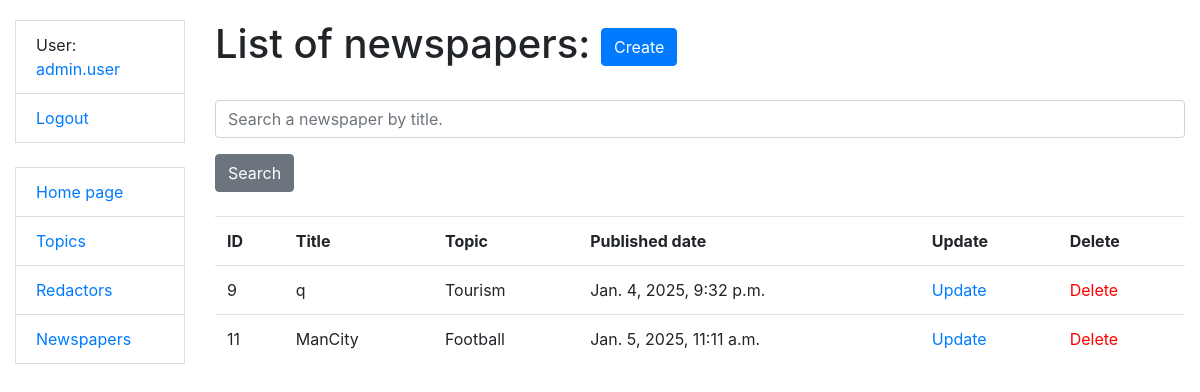
The app's page /newspapers/ (signed in) with its own data.
### catalog/models.py (models this page shows, shortened)
class Redactor(AbstractUser):
    years_of_experience = models.IntegerField(null=True, blank=True)
    def get_absolute_url(self):
        return reverse("catalog:redactor-detail", kwargs={"pk": self.pk})

class Newspaper(models.Model):
    title = models.CharField(max_length=100)
    content = models.TextField()
    published_date = models.DateTimeField()
    topic = models.ForeignKey(Topic, on_delete=models.CASCADE)
    publishers = models.ManyToManyField(Redactor)

class Topic(models.Model):
    name = models.CharField(max_length=100)
    def __str__(self):
        return self.name

### catalog/views.py (the view)
# urls.py: path('newspapers/', NewspaperListView.as_view(), name='newspaper-list'),
class NewspaperListView(LoginRequiredMixin, generic.ListView):
    model = Newspaper
    paginate_by = 5
    queryset = Newspaper.objects.select_related('topic')
    def get_context_data(self, *, object_list=None, **kwargs):
        context = super(NewspaperListView, self).get_context_data(**kwargs)
        name = self.request.GET.get("name")
        context["search_form"] = NewspaperSearchForm(
            initial={
                "name": name
            }
        )
        return context
    def get_queryset(self):
        form = NewspaperSearchForm(self.request.GET)
        if form.is_valid():
            return self.queryset.filter(
                topic__newspaper__title__icontains=form.cleaned_data["title"]
            )
        return self.queryset

### catalog/forms.py
class NewspaperSearchForm(forms.Form):
    title = forms.CharField(
        max_length=255,
        required=False,
        label="",
        widget=forms.TextInput(
            attrs={
                "placeholder": "Search a newspaper by title."
            }
        )
    )

### catalog/context_processor.py (called while the page is built)
def cfg_assets_root(request):
    return {'ASSETS_ROOT': settings.ASSETS_ROOT}

### templates/catalog/newspaper_list.html
{% extends "base.html" %}
{% load crispy_forms_filters %}
{% block content %}
  <h1>
    List of newspapers:
    <a href="{% url 'catalog:newspaper-create' %}" class="btn btn-primary link-to-page">
      Create
    </a>
  </h1>
  <br>
  <form action="" method="get">
    {{ search_form|crispy }}
    <input type="submit" value="Search" class="btn btn-secondary">
  </form>
  <br>
  {% if newspaper_list %}
  	<table class="table">
    <tr>
      <th>ID</th>
      <th>Title</th>
      <th>Topic</th>
      <th>Published date</th>
      <th>Update</th>
      <th>Delete</th>
    </tr>
    {% for newspaper in newspaper_list %}
      <tr>
        <td>{{ newspaper.id }}</td>
        <td>{{ newspaper.title }}</td>
        <td>{{ newspaper.topic }}</td>
        <td>{{ newspaper.published_date }}</td>
        <td>
          <a href="{% url 'catalog:newspaper-update' pk=newspaper.id %}">
            Update
          </a>
        </td>
        <td>
          <a style="color: red"
              href="{% url 'catalog:newspaper-delete' pk=newspaper.id %}">
            Delete
          </a>
        </td>
      </tr>
    {% endfor %}
    </table>
    {% else %}
      <p>No newspapers found.</p>
    {% endif %}
{% endblock %}

### templates/includes/sidebar.html
<ul class="sidebar-nav" list-group>
  {% if user.is_authenticated %}
    <li class="list-group-item">User: <a href="{{ user.get_absolute_url }}">{{ user.get_username }}</a></li>
    <li class="list-group-item"><a href="{% url 'logout' %}?next={{ request.path }}">Logout</a></li>
  {% else %}
  <li class="list-group-item"><a href="{% url 'login' %}?next={{ request.path }}">Login</a></li>
  {% endif %}
  <br>
  <li class="list-group-item">
    <a href="{% url 'catalog:index' %}">Home page</a>
  </li>
  <li class="list-group-item">
    <a href="{% url 'catalog:topic-list' %}">Topics</a>
  </li>
  <li class="list-group-item">
    <a href="{% url 'catalog:redactor-list' %}">Redactors</a>
  </li>
  <li class="list-group-item">
    <a href="{% url 'catalog:newspaper-list' %}">Newspapers</a>
  </li>
</ul>

### static/css/styles.css (style rules this page uses)
body { margin-top: 20px; }
.sidebar-nav { padding: 0; list-style: None; }

### records on screen
Redactor: get_username "admin.user"
Newspaper: id "9", title "q", topic "Tourism", published_date "Jan. 4, 2025, 9:32 p.m."
Newspaper: id "11", title "ManCity", topic "Football", published_date "Jan. 5, 2025, 11:11 a.m."
